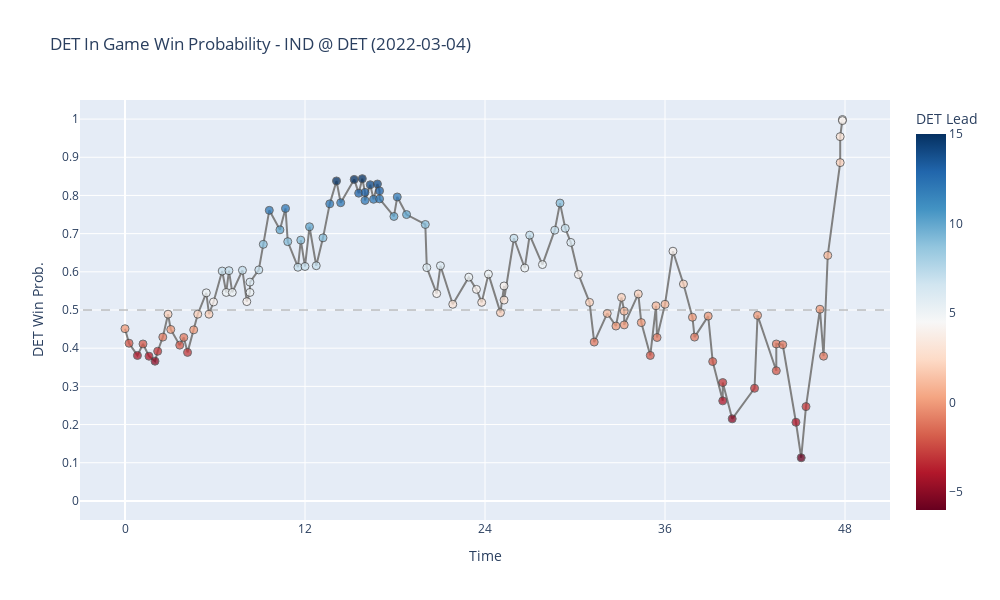

Source (notebook cell):
### Code cell
## Visualize
min_lead, max_lead = winner_lead.min(), winner_lead.max()
modeled_line = px.line(x=game_sbs['time'], y=winner_probs, color_discrete_sequence=["gray"])
modeled_scatter = px.scatter(game_sbs, x='time', y=winner_probs, color=winner_lead, hover_data={'formatted_time': True})
fig = go.Figure(data=modeled_line.data + modeled_scatter.data)
fig.update_coloraxes(colorbar_title=f"{winner} Lead", cmin=min_lead, cmid=0, cmax=max_lead, colorscale="RdBu")
fig.update_traces(marker={'size': 8, 'line_width': 1, 'opacity': .75})
fig.update_traces(hovertemplate='Time: %{customdata.0} <br>' + winner + ' Win Prob: %{y} <br>' + winner + ' Lead: %{marker.color}')
fig.update_xaxes(title_text="Time", range=(-3, 51))
fig.update_yaxes(title_text=f"{winner} Win Prob.", range=(-.05, 1.05))
fig.update_layout(width=1000, height=600)
fig.update_layout(title=f"{winner} In Game Win Probability - {vis} @ {home} ({game_date})",)
fig.update_layout(xaxis = {'tickmode': 'linear', 'tick0': 0, 'dtick': 12})
fig.update_layout(yaxis = {'tickmode': 'linear', 'tick0': 0, 'dtick': .1})
fig.add_shape(type='line', x0=-1000, x1=1000, y0=0.5, y1=0.5, line_color='gray', line_dash='dash', line_width=0.75)
fig.show()

### Figure 1 — Plotly figure (JSON) as saved in the notebook; plotly's stock layout.template omitted (floating-point values rounded to 4 significant figures)
{"data": [{"hovertemplate": "Time: %{customdata.0} <br>DET Win Prob: %{y} <br>DET Lead: %{marker.color}", "legendgroup": "", "line": {"color": "gray", "dash": "solid"}, "marker": {"line": {"width": 1}, "opacity": 0.75, "size": 8, "symbol": "circle"}, "mode": "lines", "name": "", "orientation": "v", "showlegend": false, "type": "scatter", "x": [0, 0.27, 0.83, 1.2, 1.6, 2, 2.18, 2.52, 2.87, 3.05, 3.65, 3.92, 4.17, 4.58, 4.85, 5.42, 5.6, 5.9, 6.48, 6.75, 6.93, 7.15, 7.83, 8.12, 8.33, 8.33, 8.92, 9.22, 9.62, 10.33, 10.7, 10.85, 11.53, 11.72, 12, 12.3, 12.75, 13.2, 13.65, 14.1, 14.38, 15.28, 15.58, 15.82, 16, 16, 16.35, 16.57, 16.83, 16.97, 16.97, 17.93, 18.15, 18.77, 20.02, 20.12, 20.78, 21.03, 21.85, 22.92, 23.43, 23.78, 24.23, 25.03, 25.27, 25.27, 25.93, 26.65, 26.98, 27.83, 28.65, 29, 29.35, 29.72, 30.23, 30.97, 31.28, 32.15, 32.73, 33.1, 33.28, 33.28, 34.22, 34.42, 35.02, 35.4, 35.47, 36, 36.53, 37.23, 37.83, 37.97, 38.88, 39.18, 39.85, 39.85, 40.48, 41.97, 42.17, 43.42, 43.42, 43.85, 44.73, 45.08, 45.4, 46.33, 46.57, 46.85, 47.68, 47.68, 47.83, 47.83], "xaxis": "x", "y": [0.451, 0.413, 0.381, 0.411, 0.379, 0.366, 0.392, 0.429, 0.489, 0.449, 0.408, 0.428, 0.389, 0.448, 0.489, 0.545, 0.489, 0.521, 0.602, 0.546, 0.603, 0.546, 0.604, 0.522, 0.546, 0.573, 0.605, 0.672, 0.761, 0.71, 0.766, 0.679, 0.612, 0.683, 0.614, 0.718, 0.616, 0.689, 0.778, 0.838, 0.781, 0.842, 0.806, 0.844, 0.808, 0.787, 0.828, 0.79, 0.83, 0.812, 0.791, 0.745, 0.796, 0.75, 0.724, 0.611, 0.543, 0.616, 0.515, 0.586, 0.554, 0.52, 0.594, 0.493, 0.563, 0.526, 0.688, 0.61, 0.696, 0.619, 0.709, 0.78, 0.714, 0.677, 0.593, 0.52, 0.416, 0.491, 0.458, 0.533, 0.497, 0.461, 0.542, 0.467, 0.381, 0.511, 0.428, 0.515, 0.654, 0.568, 0.481, 0.429, 0.484, 0.365, 0.262, 0.31, 0.215, 0.295, 0.486, 0.341, 0.411, 0.409, 0.206, 0.113, 0.247, 0.502, 0.379, 0.643, 0.886, 0.954, 0.999, 0.996], "yaxis": "y"}, {"customdata": [["Q1 0:0"], ["Q1 0:16"], ["Q1 0:49"], ["Q1 1:11"], ["Q1 1:36"], ["Q1 2:0"], ["Q1 2:10"], ["Q1 2:31"], ["Q1 2:52"], ["Q1 3:2"], ["Q1 3:38"], ["Q1 3:55"], ["Q1 4:10"], ["Q1 4:34"], ["Q1 4:50"], ["Q1 5:25"], ["Q1 5:35"], ["Q1 5:54"], ["Q1 6:28"], ["Q1 6:45"], ["Q1 6:55"], ["Q1 7:9"], ["Q1 7:49"], ["Q1 8:7"], ["Q1 8:19"], ["Q1 8:19"], ["Q1 8:55"], ["Q1 9:13"], ["Q1 9:37"], ["Q1 10:19"], ["Q1 10:41"], ["Q1 10:50"], ["Q1 11:31"], ["Q1 11:43"], ["Q2 0:0"], ["Q2 0:18"], ["Q2 0:45"], ["Q2 1:11"], ["Q2 1:39"], ["Q2 2:5"], ["Q2 2:22"], ["Q2 3:16"], ["Q2 3:34"], ["Q2 3:49"], ["Q2 4:0"], ["Q2 4:0"], ["Q2 4:21"], ["Q2 4:34"], ["Q2 4:49"], ["Q2 4:58"], ["Q2 4:58"], ["Q2 5:55"], ["Q2 6:8"], ["Q2 6:46"], ["Q2 8:1"], ["Q2 8:7"], ["Q2 8:46"], ["Q2 9:1"], ["Q2 9:51"], ["Q2 10:55"], ["Q2 11:25"], ["Q2 11:46"], ["Q3 0:13"], ["Q3 1:1"], ["Q3 1:16"], ["Q3 1:16"], ["Q3 1:55"], ["Q3 2:38"], ["Q3 2:58"], ["Q3 3:49"], ["Q3 4:38"], ["Q3 5:0"], ["Q3 5:21"], ["Q3 5:43"], ["Q3 6:13"], ["Q3 6:58"], ["Q3 7:16"], ["Q3 8:8"], ["Q3 8:43"], ["Q3 9:6"], ["Q3 9:16"], ["Q3 9:16"], ["Q3 10:13"], ["Q3 10:25"], ["Q3 11:1"], ["Q3 11:23"], ["Q3 11:28"], ["Q4 0:0"], ["Q4 0:31"], ["Q4 1:13"], ["Q4 1:49"], ["Q4 1:58"], ["Q4 2:52"], ["Q4 3:10"], ["Q4 3:51"], ["Q4 3:51"], ["Q4 4:28"], ["Q4 5:58"], ["Q4 6:10"], ["Q4 7:25"], ["Q4 7:25"], ["Q4 7:51"], ["Q4 8:43"], ["Q4 9:4"], ["Q4 9:23"], ["Q4 10:19"], ["Q4 10:34"], ["Q4 10:51"], ["Q4 11:40"], ["Q4 11:40"], ["Q4 11:49"], ["Q4 11:49"]], "hovertemplate": "Time: %{customdata.0} <br>DET Win Prob: %{y} <br>DET Lead: %{marker.color}", "legendgroup": "", "marker": {"color": [0, -2, -4, -2, -4, -5, -3, -1, 2, 0, -2, -1, -3, 0, 2, 5, 2, 4, 7, 5, 7, 5, 7, 4, 5, 6, 7, 9, 12, 10, 12, 9, 7, 9, 7, 10, 7, 9, 12, 15, 12, 15, 13, 15, 13, 12, 14, 12, 14, 13, 12, 10, 12, 10, 9, 6, 4, 6, 3, 5, 4, 3, 5, 2, 4, 3, 7, 5, 7, 5, 7, 9, 7, 6, 4, 2, -1, 1, 0, 2, 1, 0, 2, 0, -2, 1, -1, 1, 4, 2, 0, -1, 0, -2, -4, -3, -5, -3, 0, -2, -1, -1, -4, -6, -3, 0, -1, 1, 2, 3, 5, 4], "coloraxis": "coloraxis", "line": {"width": 1}, "opacity": 0.75, "size": 8, "symbol": "circle"}, "mode": "markers", "name": "", "orientation": "v", "showlegend": false, "type": "scatter", "x": [0, 0.27, 0.83, 1.2, 1.6, 2, 2.18, 2.52, 2.87, 3.05, 3.65, 3.92, 4.17, 4.58, 4.85, 5.42, 5.6, 5.9, 6.48, 6.75, 6.93, 7.15, 7.83, 8.12, 8.33, 8.33, 8.92, 9.22, 9.62, 10.33, 10.7, 10.85, 11.53, 11.72, 12, 12.3, 12.75, 13.2, 13.65, 14.1, 14.38, 15.28, 15.58, 15.82, 16, 16, 16.35, 16.57, 16.83, 16.97, 16.97, 17.93, 18.15, 18.77, 20.02, 20.12, 20.78, 21.03, 21.85, 22.92, 23.43, 23.78, 24.23, 25.03, 25.27, 25.27, 25.93, 26.65, 26.98, 27.83, 28.65, 29, 29.35, 29.72, 30.23, 30.97, 31.28, 32.15, 32.73, 33.1, 33.28, 33.28, 34.22, 34.42, 35.02, 35.4, 35.47, 36, 36.53, 37.23, 37.83, 37.97, 38.88, 39.18, 39.85, 39.85, 40.48, 41.97, 42.17, 43.42, 43.42, 43.85, 44.73, 45.08, 45.4, 46.33, 46.57, 46.85, 47.68, 47.68, 47.83, 47.83], "xaxis": "x", "y": [0.451, 0.413, 0.381, 0.411, 0.379, 0.366, 0.392, 0.429, 0.489, 0.449, 0.408, 0.428, 0.389, 0.448, 0.489, 0.545, 0.489, 0.521, 0.602, 0.546, 0.603, 0.546, 0.604, 0.522, 0.546, 0.573, 0.605, 0.672, 0.761, 0.71, 0.766, 0.679, 0.612, 0.683, 0.614, 0.718, 0.616, 0.689, 0.778, 0.838, 0.781, 0.842, 0.806, 0.844, 0.808, 0.787, 0.828, 0.79, 0.83, 0.812, 0.791, 0.745, 0.796, 0.75, 0.724, 0.611, 0.543, 0.616, 0.515, 0.586, 0.554, 0.52, 0.594, 0.493, 0.563, 0.526, 0.688, 0.61, 0.696, 0.619, 0.709, 0.78, 0.714, 0.677, 0.593, 0.52, 0.416, 0.491, 0.458, 0.533, 0.497, 0.461, 0.542, 0.467, 0.381, 0.511, 0.428, 0.515, 0.654, 0.568, 0.481, 0.429, 0.484, 0.365, 0.262, 0.31, 0.215, 0.295, 0.486, 0.341, 0.411, 0.409, 0.206, 0.113, 0.247, 0.502, 0.379, 0.643, 0.886, 0.954, 0.999, 0.996], "yaxis": "y"}], "layout": {"coloraxis": {"cmax": 15, "cmid": 0, "cmin": -6, "colorbar": {"title": {"text": "DET Lead"}}, "colorscale": [[0, "rgb(103,0,31)"], [0.1, "rgb(178,24,43)"], [0.2, "rgb(214,96,77)"], [0.3, "rgb(244,165,130)"], [0.4, "rgb(253,219,199)"], [0.5, "rgb(247,247,247)"], [0.6, "rgb(209,229,240)"], [0.7, "rgb(146,197,222)"], [0.8, "rgb(67,147,195)"], [0.9, "rgb(33,102,172)"], [1, "rgb(5,48,97)"]]}, "dragmode": "select", "height": 600, "shapes": [{"line": {"color": "gray", "dash": "dash", "width": 0.75}, "type": "line", "x0": -1000, "x1": 1000, "y0": 0.5, "y1": 0.5}], "title": {"text": "DET In Game Win Probability - IND @ DET (2022-03-04)"}, "width": 1000, "xaxis": {"dtick": 12, "range": [-3, 51], "tick0": 0, "tickmode": "linear", "title": {"text": "Time"}, "type": "linear"}, "yaxis": {"dtick": 0.1, "range": [-0.05, 1.05], "tick0": 0, "tickmode": "linear", "title": {"text": "DET Win Prob."}, "type": "linear"}}}
